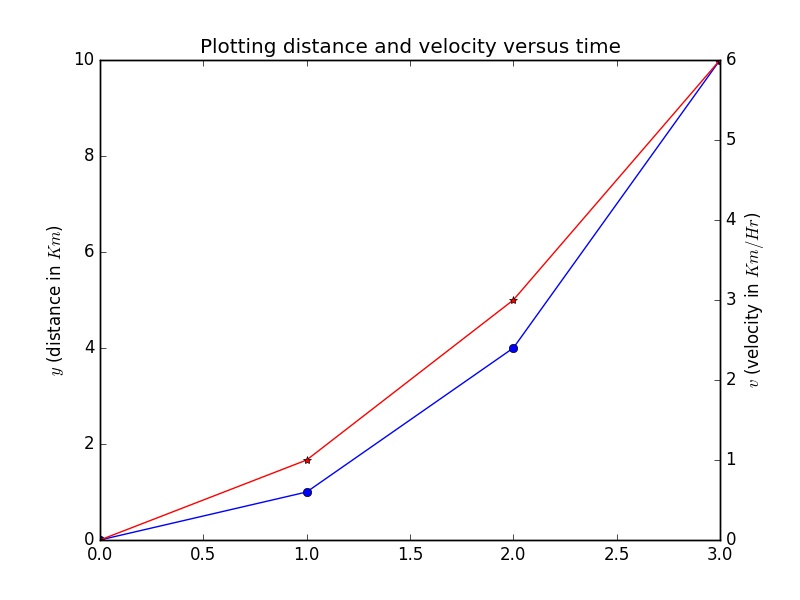

This figure's Python source:
# Importing useful Modules

import matplotlib.pyplot as plt

# Defining data on axes

x=[0,1,2,3]
y=[0,1,4,10]
v=[0,1,3,6]

#Defining plotting guidelines
fig=plt.figure()
ay1=fig.add_subplot(111)
ay2=ay1.twinx() # setting two similar x-axes for two dis-similar y-axis data

ay1.plot(x,y,'bo-')
ay2.plot(x,v,'r*-')
plt.title('Plotting distance and velocity versus time')
ay1.set_ylabel('$y$ (distance in $Km$)')
ay2.set_ylabel('$v$ (velocity in $Km/Hr$)')
plt.show()
